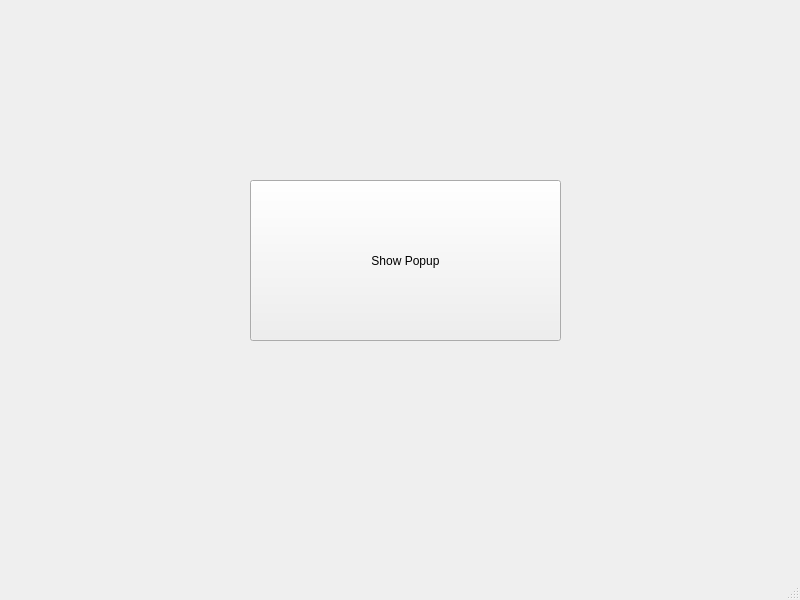
<?xml version="1.0" encoding="UTF-8"?>
<ui version="4.0">
 <class>MainWindow</class>
 <widget class="QMainWindow" name="MainWindow">
  <property name="geometry">
   <rect>
    <x>0</x>
    <y>0</y>
    <width>800</width>
    <height>600</height>
   </rect>
  </property>
  <property name="windowTitle">
   <string>MainWindow</string>
  </property>
  <widget class="QWidget" name="centralwidget">
   <widget class="QPushButton" name="mainButton">
    <property name="geometry">
     <rect>
      <x>250</x>
      <y>180</y>
      <width>311</width>
      <height>161</height>
     </rect>
    </property>
    <property name="text">
     <string>Show Popup</string>
    </property>
   </widget>
  </widget>
  <widget class="QMenuBar" name="menubar">
   <property name="geometry">
    <rect>
     <x>0</x>
     <y>0</y>
     <width>800</width>
     <height>24</height>
    </rect>
   </property>
  </widget>
  <widget class="QStatusBar" name="statusbar"/>
 </widget>
 <resources/>
 <connections/>
</ui>
